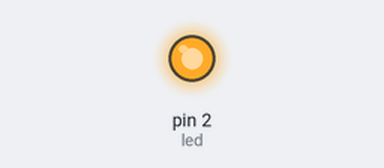
A sketch run on a simulated Arduino Uno, built with avr-gcc and run on an emulated ATmega328P. Parts: output pins drawn as LEDs (lit = HIGH).

Above: at 1.0 s.
At 3.0 s:
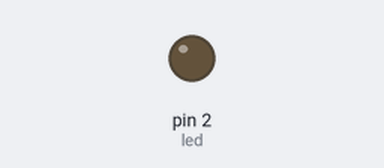
Timing chart, 0 to 5.2 s (numbered marks = the images above):
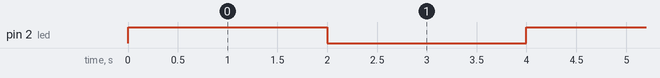

The sketch:

aula06.ino
```cpp
// PINO DIGITAL 2 PARA O LED
int led = 2;

// CONFIGURAÇÃO
void setup()
{
    // DEFININDO PINO LED COMO SAIDA
    pinMode(led, OUTPUT);

    // INICIALIZANDO A CONEXÃO SERIAL
    Serial.begin(9600);
}

// EXECUÇÃO
void loop()
{
    // ESCREVENDO DIGITALMENTE ALTO PARA O LED DURANTE 2 SEGUNDOS
    digitalWrite(led, HIGH);
    delay(2000);

    // ESCREVENDO DIGITALMENTE BAIXO PARA O LED DURANTE 2 SEGUNDOS
    digitalWrite(led, LOW);
    delay(2000);
}
```

Measured:
- by itself, pin 2 (led): alternates HIGH for 2.0 s and LOW for 2.0 s
